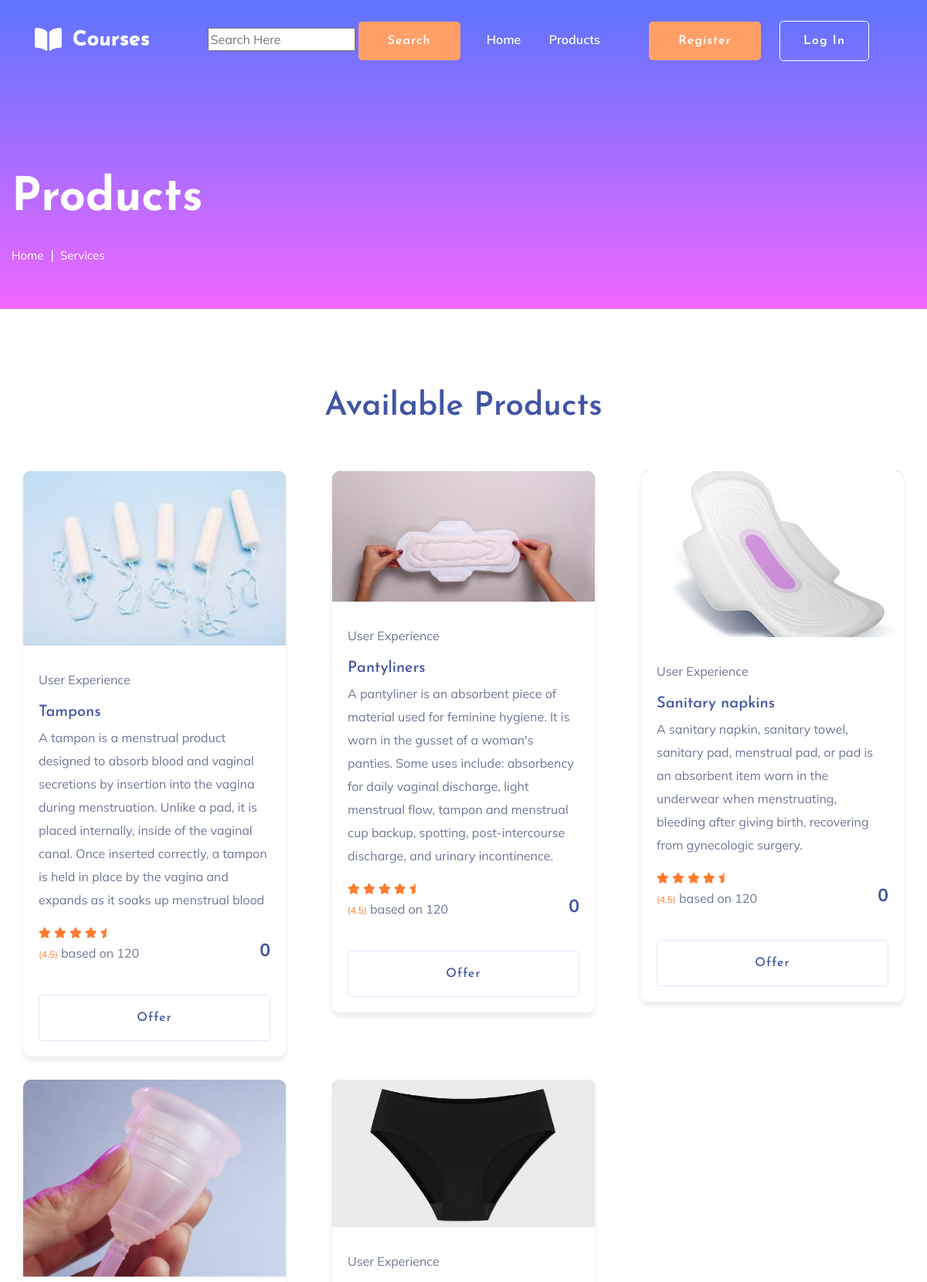
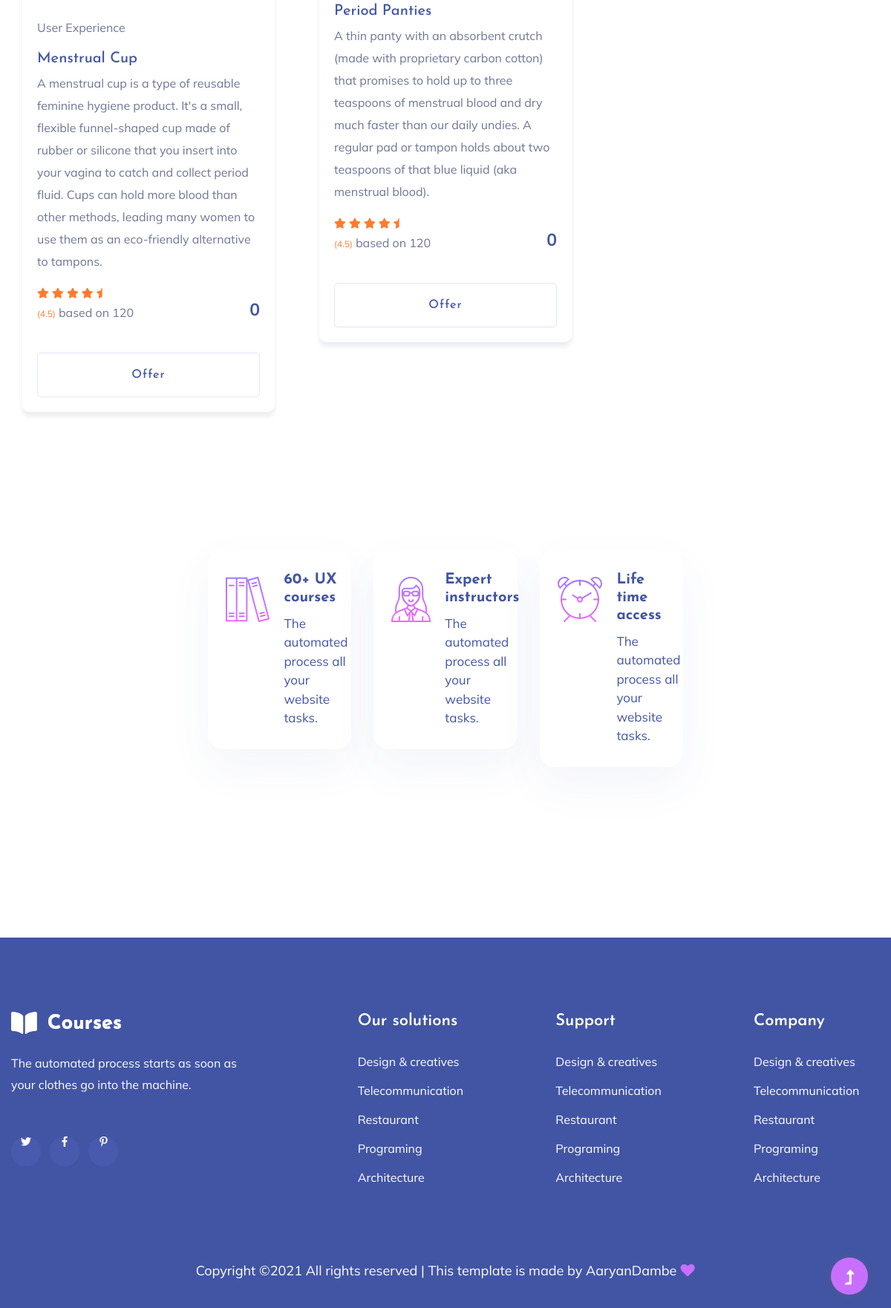
The page /courses.html on the database its author committed (2 pictures, top to bottom).
### Ironnano/models.py (models this page shows)
class profit(models.Model):
    name = models.CharField(max_length=25)
    disc = models.TextField(max_length=1000)
    img = models.ImageField(upload_to='pics')
    price = models.IntegerField()
    offer = models.BooleanField(default=False)

### Ironnano/views.py (the view)
# urls.py: path('courses.html', views.courses),
def courses(request):
    multi_profit = profit.objects.all()
    return render(request,'courses.html' , {'products': multi_profit} )

### templates/courses.html (shortened to what this page needs)
{% load static %}
<html class="no-js" lang="zxx">
<head>
    <link rel="stylesheet" href="{% static '/css/bootstrap.min.css' %} " >
    <link rel="stylesheet" href="{% static '/css/owl.carousel.min.css' %} " >
    <link rel="stylesheet" href="{% static '/css/slicknav.css' %} " >
    <link rel="stylesheet" href="{% static '/css/flaticon.css' %} " >
    <link rel="stylesheet" href="{% static '/css/progressbar_barfiller.css' %} " >
    <link rel="stylesheet" href="{% static '/css/gijgo.css' %} " >
    <link rel="stylesheet" href="{% static '/css/animate.min.css' %} " >
    <link rel="stylesheet" href="{% static '/css/animated-headline.css' %} " >
    <link rel="stylesheet" href="{% static '/css/magnific-popup.css' %} " >
    <link rel="stylesheet" href="{% static '/css/fontawesome-all.min.css' %} " >
    <link rel="stylesheet" href="{% static '/css/themify-icons.css' %} " >
    <link rel="stylesheet" href="{% static '/css/slick.css' %} " >
    <link rel="stylesheet" href="{% static '/css/nice-select.css' %} " >
    <link rel="stylesheet" href="{% static '/css/style.css' %} " >
</head>
<body>
    <div class="header-area header-transparent">
        <div class="main-header ">
            <div class="header-bottom  header-sticky">
                <div class="container-fluid">
                    <div class="row align-items-center">
                        <div class="col-xl-2 col-lg-2">
                            <div class="logo">
                                <a href="index.html"><img src="assets/img/logo/logo.png" alt=""></a>
                            </div>
                        </div>
                        <div class="col-xl-10 col-lg-10">
                            <div class="menu-wrapper d-flex align-items-center justify-content-end">
                                <div class="main-menu d-none d-lg-block">
                                    <nav>
                                        <ul id="navigation">
                                            <li>
                                                <form action="/search">
                                                <input type="text" placeholder="Search Here" name="query">
                                                <input class="btn btn-secondary dropdown-toggle" type="submit" value="Search"  ></input>
                                                </form>
                                            </li>
                                            <li class="active" ><a href="index.html">Home</a></li>
                                            <li><a href="courses.html">Products</a></li>
                                            {% if user.is_authenticated %}
                                                <li class="button-header margin-left "><a href="accounts/logout" class="btn">Logout</a></li>
                                                <li> Hello , {{user.first_name}}</li>
                                                {% else %}
                                                <li class="button-header margin-left "><a href="accounts/register" class="btn">Register</a></li>
                                                <li class="button-header"><a href="accounts/login" class="btn btn3">Log in</a></li>
                                                {% endif %}
                                        </ul>
                                    </nav>
                                </div>
                            </div>
                        </div>
                        <div class="col-12">
                        </div>
                    </div>
                </div>
            </div>
        </div>
    </div>
    <main>
        <section class="slider-area slider-area2">
            <div class="slider-active">
                <div class="single-slider slider-height2">
                    <div class="container">
                        <div class="row">
                            <div class="col-xl-8 col-lg-11 col-md-12">
                                <div class="hero__caption hero__caption2">
                                    <h1 data-animation="bounceIn" data-delay="0.2s">Products</h1>
                                    <nav aria-label="breadcrumb">
                                        <ol class="breadcrumb">
                                            <li class="breadcrumb-item"><a href="index.html">Home</a></li>
                                            <li class="breadcrumb-item"><a href="#">Services</a></li>
                                        </ol>
                                    </nav>
                                </div>
                            </div>
                        </div>
                    </div>
                </div>
            </div>
        </section>
        <div class="courses-area section-padding40 fix">
            <div class="container">
                <div class="row justify-content-center">
                    <div class="col-xl-7 col-lg-8">
                        <div class="section-tittle text-center mb-55">
                            <h2>Available Products</h2>
                        </div>
                    </div>
                </div>
                <div class="row">
                    {%for product in products%}
                    <div class="col-lg-4">
                        <div class="properties properties2 mb-30">
                            <div class="properties__card">
                                <div class="properties__img overlay1">
                                    <a href="#"><img src="{{product.img.url}}" alt=""></a>
                                </div>
                                <div class="properties__caption">
                                    <p>User Experience</p>
                                    <h3><a href="#">{{product.name}}</a></h3>
                                    <p>
                                        {{product.disc}}
                                    </p>
                                    <div class="properties__footer d-flex justify-content-between align-items-center">
                                        <div class="restaurant-name">
                                            <div class="rating">
                                                <i class="fas fa-star"></i>
                                                <i class="fas fa-star"></i>
                                                <i class="fas fa-star"></i>
                                                <i class="fas fa-star"></i>
                                                <i class="fas fa-star-half"></i>
                                            </div>
                                            <p><span>(4.5)</span> based on 120</p>
                                        </div>
                                        <div class="price">
                                            <span>{{product.price}}</span>
                                        </div>
                                    </div>
                                    {%if product.offer%}
                                    <a href="#" class="border-btn border-btn2">Offer</a>
                                    {%endif%}
                                </div>
                            </div>
                        </div>
                    </div>
                      {% endfor %}
        <div class="topic-area">
            <div class="container">
                <div class="row justify-content-center">
                    <div class="col-xl-7 col-lg-8">
        <div class="services-area services-area2 section-padding40">
            <div class="container">
                <div class="row justify-content-sm-center">
                    <div class="col-lg-4 col-md-6 col-sm-8">
                        <div class="single-services mb-30">
                            <div class="features-icon">
                                <img src="{% static '/img/icon/icon1.svg' %}" alt="">
                            </div>
                            <div class="features-caption">
                                <h3>60+ UX courses</h3>
                                <p>The automated process all your website tasks.</p>
                            </div>
                        </div>
                    </div>
                    <div class="col-lg-4 col-md-6 col-sm-8">
                        <div class="single-services mb-30">
                            <div class="features-icon">
                                <img src="{% static '/img/icon/icon2.svg' %}" alt="">
                            </div>
                            <div class="features-caption">
                                <h3>Expert instructors</h3>
                                <p>The automated process all your website tasks.</p>
                            </div>
                        </div>
                    </div>
                    <div class="col-lg-4 col-md-6 col-sm-8">
                        <div class="single-services mb-30">
                            <div class="features-icon">
                                <img src="{% static '/img/icon/icon3.svg' %}" alt="">
                            </div>
                            <div class="features-caption">
                                <h3>Life time access</h3>
                                <p>The automated process all your website tasks.</p>
                            </div>
                        </div>
                    </div>
                </div>
            </div>
        </div>
    </main>
    <footer>
        <div class="footer-wrappper footer-bg">
           <div class="footer-area footer-padding">
               <div class="container">
                   <div class="row justify-content-between">
                       <div class="col-xl-4 col-lg-5 col-md-4 col-sm-6">
                           <div class="single-footer-caption mb-50">
                               <div class="single-footer-caption mb-30">
                                   <div class="footer-logo mb-25">
                                       <a href="index.html"><img src="{% static '/img/logo/logo2_footer.png' %}" alt=""></a>
                                   </div>
                                   <div class="footer-tittle">
                                       <div class="footer-pera">
                                           <p>The automated process starts as soon as your clothes go into the machine.</p>
                                       </div>
                                   </div>
                                   <div class="footer-social">
                                       <a href="#"><i class="fab fa-twitter"></i></a>
                                       <a href="https://bit.ly/sai4ull"><i class="fab fa-facebook-f"></i></a>
                                       <a href="#"><i class="fab fa-pinterest-p"></i></a>
                                   </div>
                               </div>
                           </div>
                       </div>
                       <div class="col-xl-2 col-lg-3 col-md-4 col-sm-5">
                           <div class="single-footer-caption mb-50">
                               <div class="footer-tittle">
                                   <h4>Our solutions</h4>
                                   <ul>
                                       <li><a href="#">Design & creatives</a></li>
                                       <li><a href="#">Telecommunication</a></li>
                                       <li><a href="#">Restaurant</a></li>
                                       <li><a href="#">Programing</a></li>
                                       <li><a href="#">Architecture</a></li>
                                   </ul>
                               </div>
                           </div>
                       </div>
                       <div class="col-xl-2 col-lg-4 col-md-4 col-sm-6">
                           <div class="single-footer-caption mb-50">
                               <div class="footer-tittle">
                                   <h4>Support</h4>
                                   <ul>
                                       <li><a href="#">Design & creatives</a></li>
                                       <li><a href="#">Telecommunication</a></li>
                                       <li><a href="#">Restaurant</a></li>
                                       <li><a href="#">Programing</a></li>
                                       <li><a href="#">Architecture</a></li>
                                   </ul>
                               </div>
                           </div>
                       </div>
                       <div class="col-xl-2 col-lg-3 col-md-4 col-sm-6">
                           <div class="single-footer-caption mb-50">
                               <div class="footer-tittle">
                                   <h4>Company</h4>
                                   <ul>
                                       <li><a href="#">Design & creatives</a></li>
                                       <li><a href="#">Telecommunication</a></li>
                                       <li><a href="#">Restaurant</a></li>
                                       <li><a href="#">Programing</a></li>
                                       <li><a href="#">Architecture</a></li>
                                   </ul>
                               </div>
                           </div>
                       </div>
                   </div>
               </div>
           </div>
           <div class="footer-bottom-area">
               <div class="container">
                   <div class="footer-border">
                       <div class="row d-flex align-items-center">
                           <div class="col-xl-12 ">
                               <div class="footer-copy-right text-center">
                                   <p>
                                      Copyright &copy;<script>document.write(new Date().getFullYear());</script> All rights reserved | This template is made by AaryanDambe <i class="fa fa-heart" aria-hidden="true"></i>
                                      </p>
                                  </div>
                              </div>
                          </div>
                      </div>
                  </div>
              </div>
          </div>
      </footer>
      <div id="back-top" >
        <a title="Go to Top" href="#"> <i class="fas fa-level-up-alt"></i></a>
    </div>
</body>
</html>

### rows shown on the page
profit: img (picture), name "Tampons", disc "A tampon is a menstrual product designed to absorb blood and vaginal secretions by insertion into the vagina during menstruation. Unlike a pad, it is placed internally, inside of the vaginal canal. Once inserted correctly, a tampon is held in place by the vagina and expands as it soaks up menstrual blood", price "0", offer "Offer"
profit: img (picture), name "Pantyliners", disc "A pantyliner is an absorbent piece of material used for feminine hygiene. It is worn in the gusset of a woman's panties. Some uses include: absorbency for daily vaginal discharge, light menstrual flow, tampon and menstrual cup backup, spotting, post-intercourse discharge, and urinary incontinence.", price "0", offer "Offer"
profit: img (picture), name "Sanitary napkins", disc "A sanitary napkin, sanitary towel, sanitary pad, menstrual pad, or pad is an absorbent item worn in the underwear when menstruating, bleeding after giving birth, recovering from gynecologic surgery.", price "0", offer "Offer"
profit: img (picture), name "Menstrual Cup", disc "A menstrual cup is a type of reusable feminine hygiene product. It's a small, flexible funnel-shaped cup made of rubber or silicone that you insert into your vagina to catch and collect period fluid. Cups can hold more blood than other methods, leading many women to use them as an eco-friendly alternative to tampons.", price "0", offer "Offer"
profit: img (picture), name "Period Panties", disc "A thin panty with an absorbent crutch (made with proprietary carbon cotton) that promises to hold up to three teaspoons of menstrual blood and dry much faster than our daily undies. A regular pad or tampon holds about two teaspoons of that blue liquid (aka menstrual blood).", price "0", offer "Offer"
